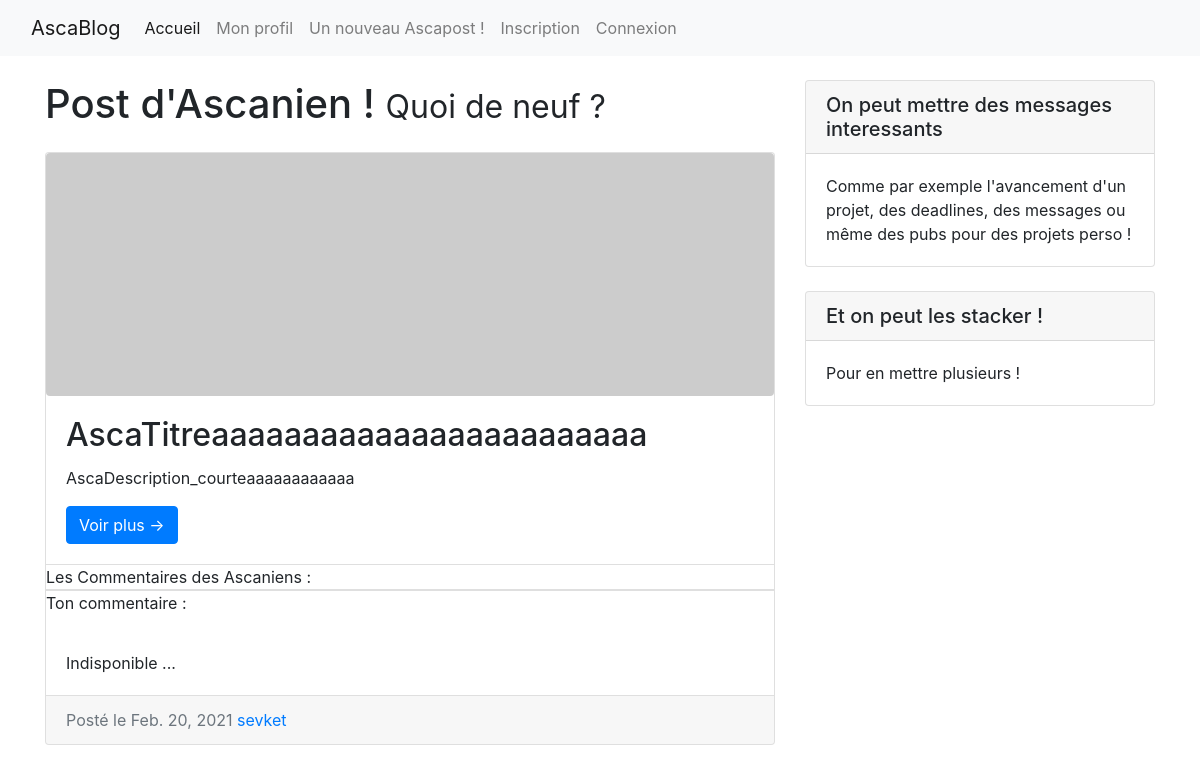
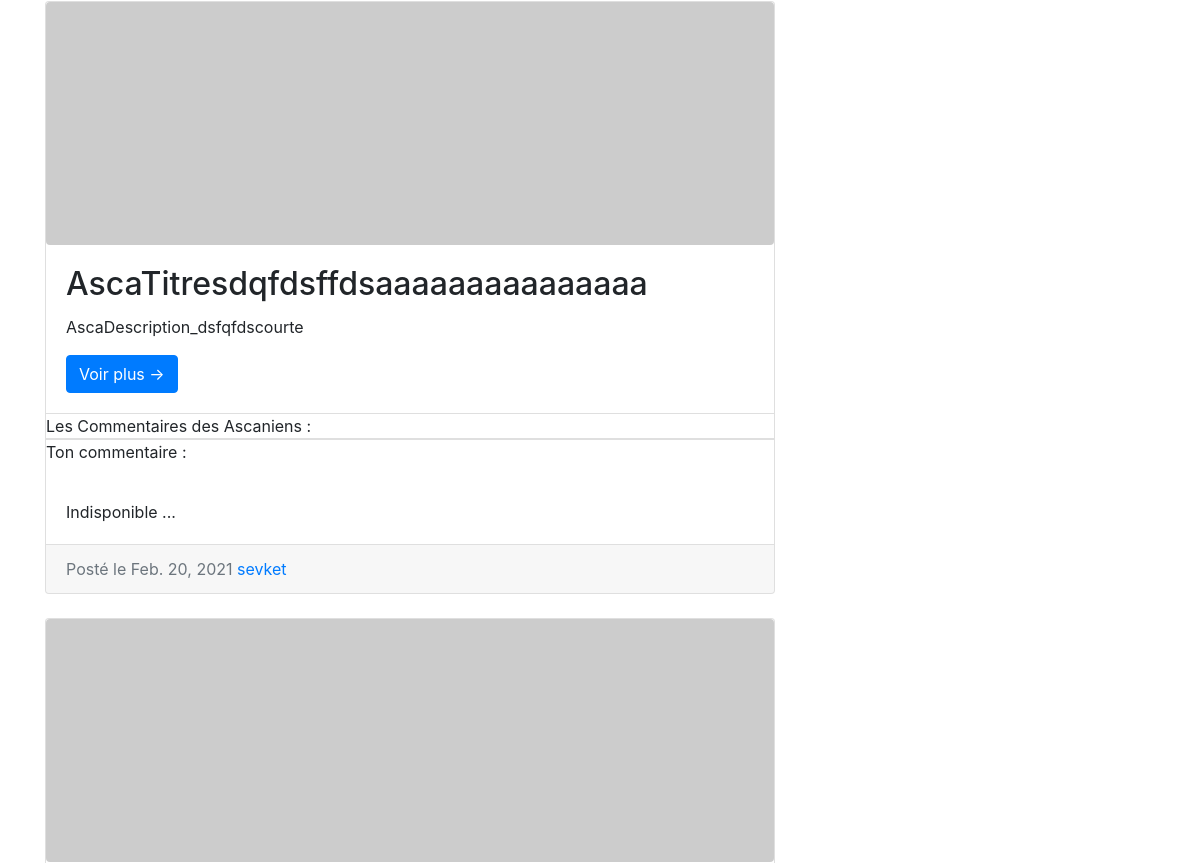
The app's page / (upper part), older data (2 pictures, top to bottom).
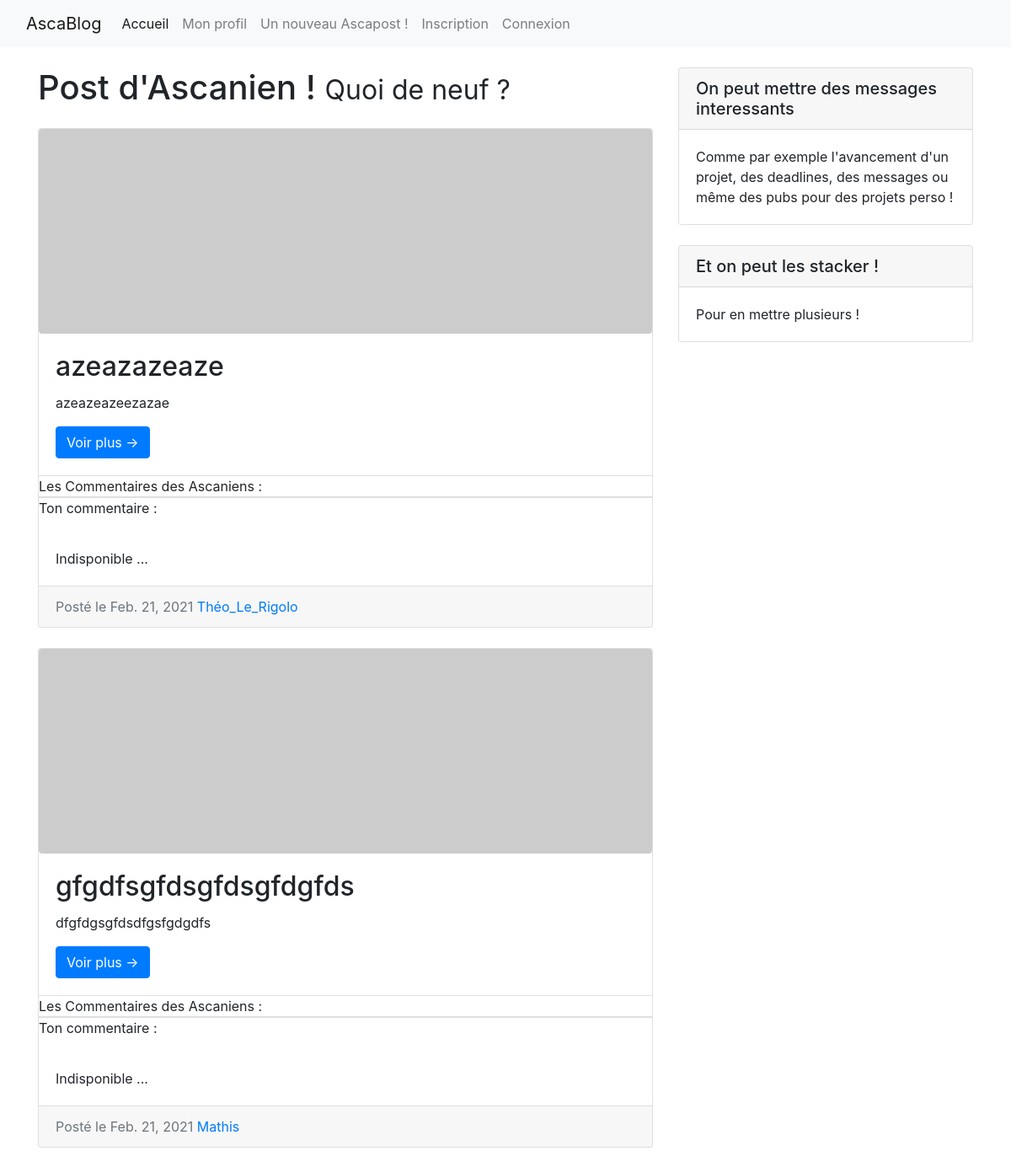
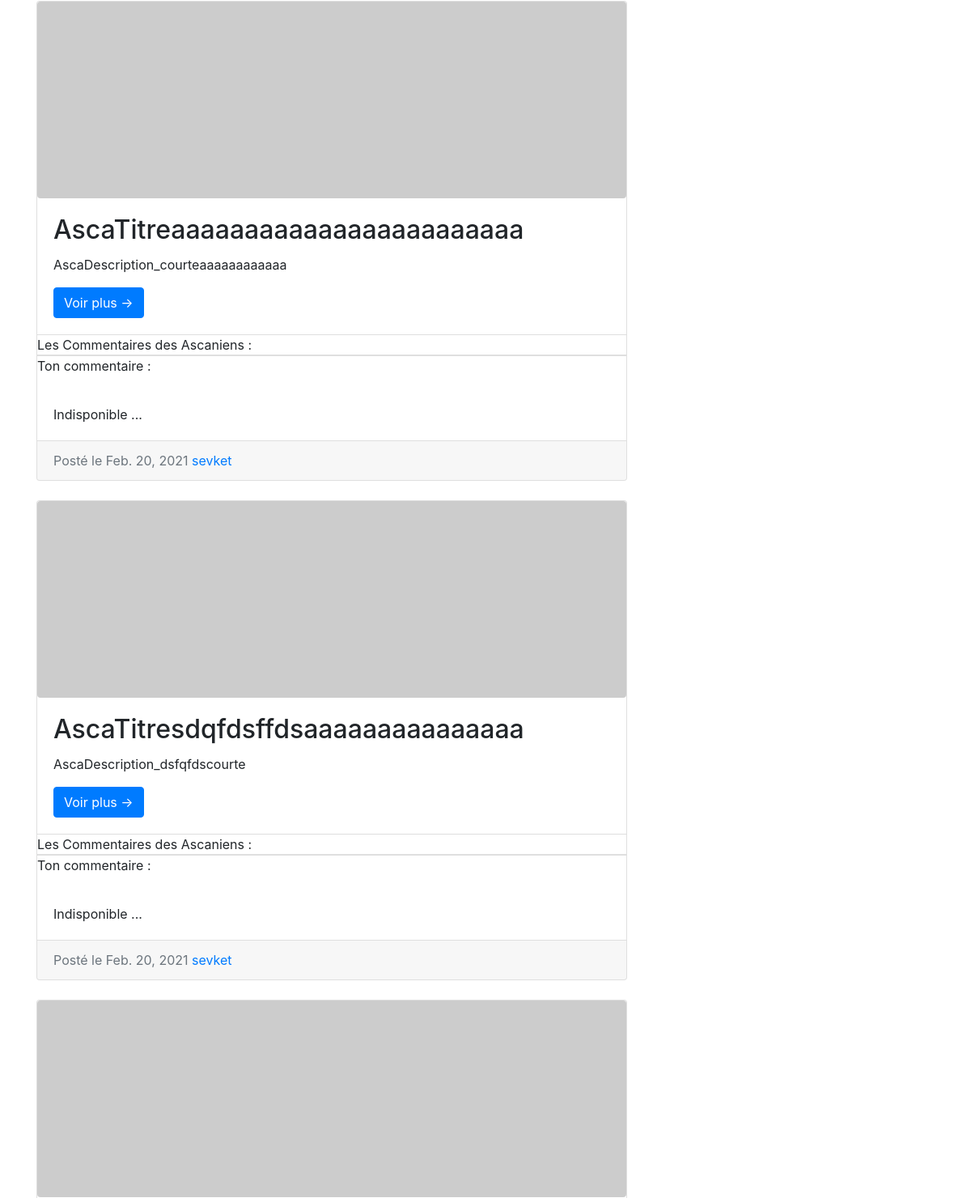
The same page, newer data (2 pictures, top to bottom).
### monActivite/models.py (models this page shows, shortened)
class Ascapost(models.Model):
    titre = models.TextField(default='AscaTitre', max_length=400)
    image = models.ImageField(upload_to = 'imageBDPost/', default = 'imageBDPost/imagevide.png')
    description_courte = models.TextField(default='AscaDescription_courte', max_length=280 ) #Sera afficher lorsqu'un Ascanien a une vue globale sur tous les articles
    description_longue = models.TextField(default='AscaDescription_longue') #Sera afficher lorsqu'un Ascanien a une vue d'un article en détail
    auteur =  models.ForeignKey(User, on_delete=models.CASCADE, null=True)
    date = models.DateField(auto_now=True)

### accueil/views.py (the view, shortened to what this page needs)
# urls.py: path('', views.index, name='index'),
def index(request):
    try:
        articles = Ascapost.objects.all().order_by('-id')
        commentaires = Commentary.objects.all()
        form = forms.NewCommentaire()
        data = {'articles': articles,'commentaires':commentaires}
        if request.method == 'POST':
            form = forms.NewCommentaire(request.POST)
            if form.is_valid():
                form = form.save(commit=False)
                if request.user.is_authenticated:
                    form.ascanien = request.user
                else:
                    try:
                        user = User.objects.get(username='Ascanien Anonyme')
                        form.ascanien = user
                    except Exception as e:
                        user = User.objects.create_user(username='Ascanien Anonyme',
                                     email='aaa@aaa.com',
                                     password='')
                        form.ascanien = user
                form.article_cible = mon_article
                form.save()
                return redirect('/')
        else:
            articles = Ascapost.objects.all().order_by('-id')
            commentaires = Commentary.objects.all()
            form = forms.NewCommentaire()
            data = {'articles': articles,'commentaires':commentaires, 'form':form}
        return render(request, 'accueil/index.html',data)
    except Exception as e:
        print(e)
        form = forms.NewCommentaire()
        data = {'message': e,'form': form, 'article': articles}
        return render(request,'accueil/index.html', data)

### accueil/templates/accueil/index.html (shortened to what this page needs)
{% extends 'accueil/sqlt.html' %}
{% block lien_accueil %}
/
{% endblock %}
{% block body %}
<div class="container-fluid">
  <div class="row">
    <div class="col">
      <body>
        <div class="container">
          <div class="row">
            <div class="col-md-8">
              <h1 class="my-4">{% block titre %}Post d'Ascanien !{% endblock %}
                <small>{% block soustitre %}Quoi de neuf ?{% endblock %}</small>
              </h1>
              {% if articles %}
                {% for article in articles %}
                <div class="card mb-4">
                  <img class="img-fluid rounded" src="http://placehold.it/900x300" alt="">
                  <div class="card-body">
                    <h2 class="card-title">{% block ascatitre %}{{article.titre}}{% endblock %}</h2>
                    <p class="card-text">{% block descricourte %}{{article.description_courte}}{% endblock %}</p>
                    <a href="/monActivite/article/{% block id%}{{article.id}}{% endblock %}" class="btn btn-primary">Voir plus &rarr;</a>
                  </div>
                    <ul class="list-group list-group-flush">
                      <p class="card-text">Les Commentaires des Ascaniens : </p>
                  </ul>
                  <ul class="list-group list-group-flush">
                    <p class="card-text">Ton commentaire :</p>
                    <div class="card-body">
                      Indisponible ...
                    </div>
                </ul>
                  <div class="card-footer text-muted">
                    Posté le {% block date %}{{article.date}}{% endblock %}
                    <a href="/monActivite/Ascanien/{% block auteur %}{{article.auteur_id}}{% endblock %}/">{{article.auteur}}</a>
                  </div>
                </div>
                {% endfor %}
              {% endif %}
          </div>
             <div class="col-md-4">
               <div class="card my-4">
                 <h5 class="card-header">On peut mettre des messages interessants</h5>
                 <div class="card-body">
                   Comme par exemple l'avancement d'un projet, des deadlines, des messages ou même des pubs pour des projets perso !
                 </div>
               </div>
               <div class="card my-4">
                 <h5 class="card-header">Et on peut les stacker !</h5>
                 <div class="card-body">
                   Pour en mettre plusieurs !
                 </div>
               </div>
             </div>
        </div>
      </div>
    </body>
    </div>
  </div>
</div>
{% endblock %}

Row changes from the older to the newer data that the page shows:
added Ascapost: titre "azeazazeaze", description_courte "azeazeazeezazae", date "Feb. 21, 2021", auteur "Théo_Le_Rigolo"
added Ascapost: titre "gfgdfsgfdsgfdsgfdgfds", description_courte "dfgfdgsgfdsdfgsfgdgdfs", date "Feb. 21, 2021", auteur "Mathis"
